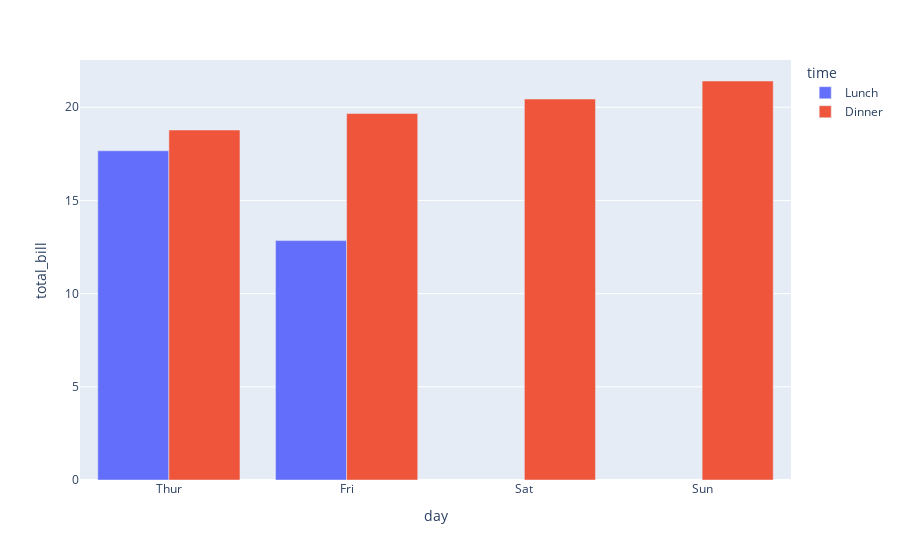

Here is the notebook cell this chart was saved with:
### Code cell
xp.bar(data_frame=df_money, x='day', y='total_bill',  color='time', barmode='group')

### Figure 1 — Plotly figure (JSON) as saved in the notebook; plotly's stock layout.template omitted (floating-point values rounded to 4 significant figures)
{"data": [{"alignmentgroup": "True", "hovertemplate": "time=Lunch<br>day=%{x}<br>total_bill=%{y}<extra></extra>", "legendgroup": "Lunch", "marker": {"color": "#636efa", "pattern": {"shape": ""}}, "name": "Lunch", "offsetgroup": "Lunch", "orientation": "v", "showlegend": true, "textposition": "auto", "type": "bar", "x": ["Thur", "Fri", "Sat", "Sun"], "xaxis": "x", "y": [17.66, 12.85, null, null], "yaxis": "y"}, {"alignmentgroup": "True", "hovertemplate": "time=Dinner<br>day=%{x}<br>total_bill=%{y}<extra></extra>", "legendgroup": "Dinner", "marker": {"color": "#EF553B", "pattern": {"shape": ""}}, "name": "Dinner", "offsetgroup": "Dinner", "orientation": "v", "showlegend": true, "textposition": "auto", "type": "bar", "x": ["Thur", "Fri", "Sat", "Sun"], "xaxis": "x", "y": [18.78, 19.66, 20.44, 21.41], "yaxis": "y"}], "layout": {"autosize": true, "barmode": "group", "legend": {"title": {"text": "time"}, "tracegroupgap": 0}, "margin": {"t": 60}, "xaxis": {"anchor": "y", "autorange": true, "domain": [0, 1], "range": [-0.5, 3.5], "title": {"text": "day"}, "type": "category"}, "yaxis": {"anchor": "x", "autorange": true, "domain": [0, 1], "range": [0, 22.54], "title": {"text": "total_bill"}, "type": "linear"}}}
